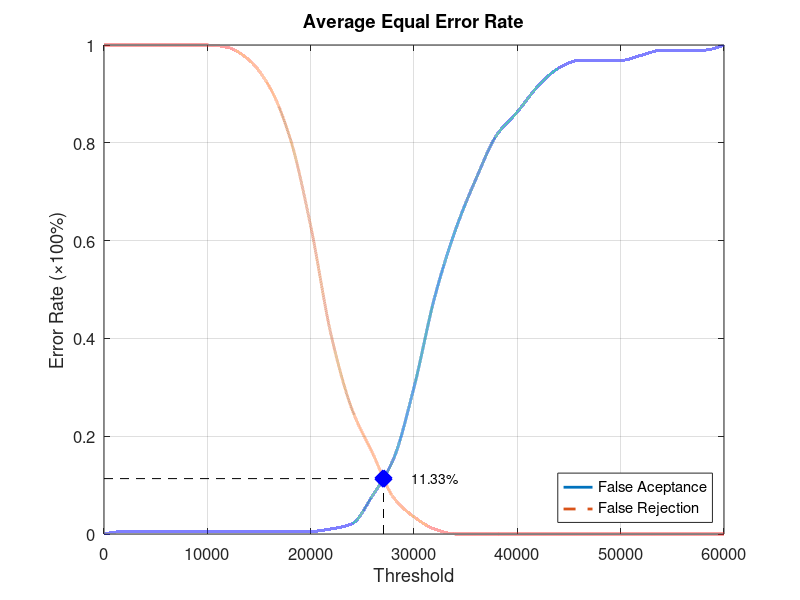
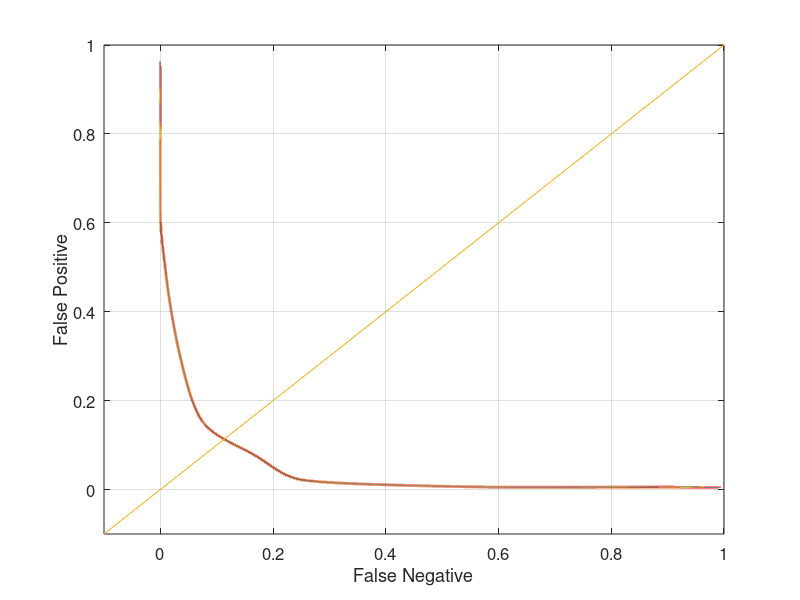

Write MATLAB code to recreate these figures, in order.
function yEER = Database4_1
close all;
clear;
clc;
x = 0:2000:60000;
xq = 0:0.5:60000;

y0 = [0 0.00526316 0.00526316 0.00526316 0.00526316 0.00526316 0.00526316 0.00526316 0.00526316 0.00526316 0.00526316 0.0105263 0.0210526 0.0789474 0.152632 0.3 0.484211 0.621053 0.726316 0.815789 0.863158 0.915789 0.952632 0.968421 0.968421 0.968421 0.978947 0.989474 0.989474 0.989474 1];
yy0 = interp1(x, y0, xq, 'pchip');
y1 = [1 1 1 1 1 1 0.995 0.97 0.915 0.81 0.63 0.405 0.255 0.165 0.075 0.035 0.01 0 0 0 0 0 0 0 0 0 0 0 0 0 0];
yy1 = interp1(x, y1, xq, 'pchip');

% Calculating EER: 
y2 = abs(y0 - y1);
find(y2 == min(y2))
yy2 = abs(yy0 - yy1);
xEER = find(yy2 == min(yy2));
xEERIndex = xq(xEER) % X-axis EER
yEER = yy0(xEER) % Y-axis EER

main = figure
plot(xq, yy0,'-','LineWidth', 2);	hold on
plot(xq, yy1,'--','LineWidth', 2);	hold on
plot([xEERIndex xEERIndex], [0 yEER], 'k--');	hold on
plot([0 xEERIndex], [yEER yEER], 'k--');	hold on
plot(xEERIndex, yEER, 'bx', 'LineWidth', 10);	hold on
text(xEERIndex + 10 * xEERIndex / 100, yEER, [num2str(round((10000 * yEER)) / 100) '%'])
legend('False Aceptance', 'False Rejection', 'Location', 'SouthEast')
xlabel('Threshold')
ylabel('Error Rate (\times100%)')
title('Average Equal Error Rate')
set(gca, 'FontSize', 12)
axis([0 60000 0 1])
grid on

print(main, 'Database4_1Main', '-dpng');
FNRxFPR = figure('Color', [1 1 1]);
plot(yy1, yy0, '-', yy1, yy0, 'LineWidth', 2);
hold on
y = -0.1:0.1:1
plot(y, y); 
set(gca, 'FontSize', 12)
xlabel('False Negative')
ylabel('False Positive')
axis([-0.1 1 -0.1 1])
set(gca, 'FontSize', 12)
grid on

print(FNRxFPR, 'Database4_1FNRxFPR','-dpng');
end
